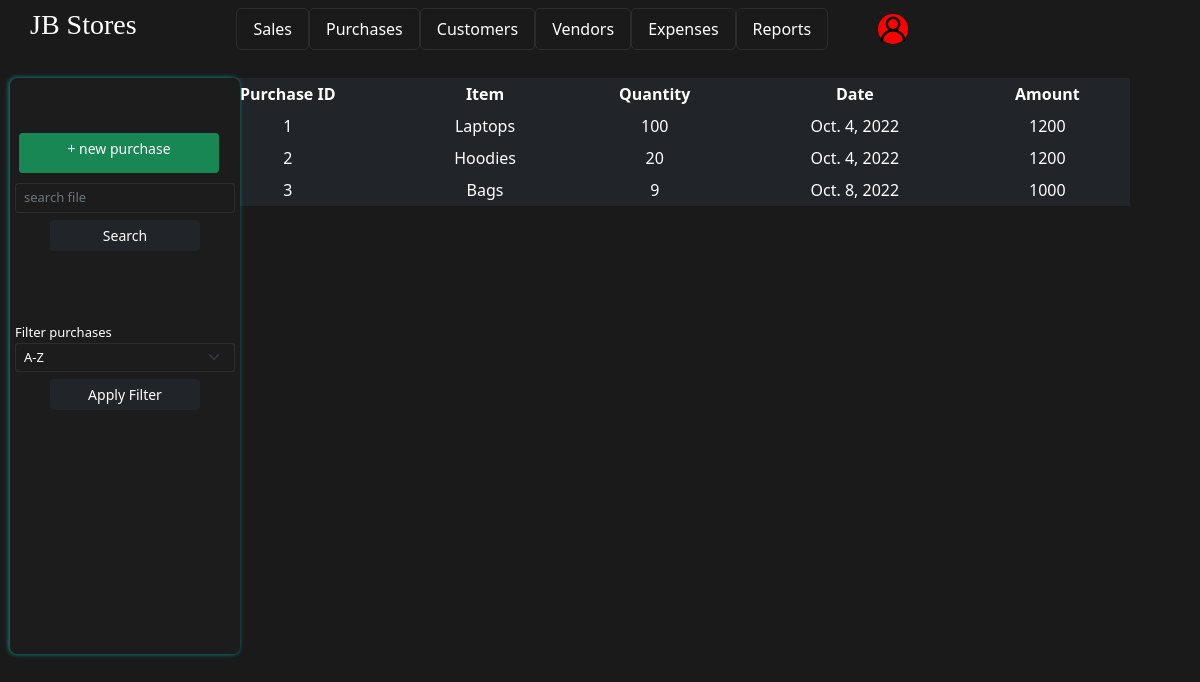
Page /purchases/ on the committed database.
### purchases/models.py (models this page shows)
class purchaseTransaction (models.Model):
    transaction_id = models.IntegerField(primary_key=True)
    Item = models.CharField(max_length=200, null=False)
    Quantity = models.IntegerField(default=0)
    purchase_date = models.DateField(default=datetime.now().strftime("%Y-%m-%d"))
    Price = models.IntegerField(default=0)
    payment_method = models.CharField(max_length=200)

### purchases/views.py (the view)
# urls.py: path('purchases/', include('purchases.urls')),
def purchases(request):
    template = loader.get_template('purchases.html')
    context = {
        'items': purchaseTransaction.objects.all(),
        'vendors' : Vendor.objects.all(),
    }
    return HttpResponse(template.render(context, request))

### purchases/templates/purchases.html (shortened to what this page needs)
<!DOCTYPE html>
<html lang="en">
<head>
    <link rel="stylesheet" href="/static/css/bootstrap.min.css">
    <link rel="stylesheet" href="/static/css/purchases.css">
</head>
<body>
    <div class="container nav navbar">
        <div class="logo">
            <h3 class="text-md-center">JB Stores</h3>
        </div>
        <ul class="nav-items list-group list-group-horizontal list-unstyled">
            <li class="nav-tabs list-group-item list-group-item-light" onclick="javascript:window.location = '/sales/';" class="text-decoration-none">Sales</li>
            <li class="nav-tabs list-group-item list-group-item-light" onclick="javascript:window.location = '/purchases/';" class="text-decoration-none">Purchases</li>
            <li class="nav-tabs list-group-item list-group-item-light" onclick="javascript:window.location = '/customers/';" class="text-decoration-none">Customers</li>
            <li class="nav-tabs list-group-item list-group-item-light" onclick="javascript:window.location = '/vendors/';" class="text-decoration-none">Vendors</li>
            <li class="nav-tabs list-group-item list-group-item-light" onclick="javascript:window.location = '/expenses/';" class="text-decoration-none">Expenses</li>
            <li class="nav-tabs list-group-item list-group-item-light" onclick="javascript:window.location = '/reports/';" class="text-decoration-none">Reports</li>
        </ul>
        <div class="account" onmouseover="toogle_dropdown('dropdown');" onmouseleave="toogle_dropdown('dropdown');">
            <img src="/static/icons/account.svg" alt="Account" class="img img-responsive img-rounded">
        </div>
    </div>
    <div class="container content">
        {% if items %}
            <table class="table table-stripped table-dark table-responsive-md table-hover table-sm table-borderless">
                <thead>
                    <tr>
                        <th>Purchase ID</th>
                        <th>Item</th>
                        <th>Quantity</th>
                        <th>Date</th>
                        <th>Amount</th>
                    </tr>
                </thead>
                <tbody>
                        {% for item in items %}
                            <tr>
                                <td>{{item.transaction_id}}</td>
                                <td>{{item.Item}}</td>
                                <td>{{item.Quantity}}</td>
                                <td>{{item.purchase_date}}</td>
                                <td>{{item.Price }}</td>
                            </tr>
                        {% endfor %}
                </tbody>
            </table>
        {%else%}
        <p class="text-lg-start" style="color: white;">No available purchases!!</p>
        {%endif%}
    </div>
    <div class="container nav side-menu">
        <button class="btn btn-success btn-sm" style="width: 200px; display: grid; margin: 5px auto;height: 40px;" onclick="javascript: window.location = '/purchases/new_purchase/';">+ new purchase</button>
        <div class="container search-form">
            <form action="" class="form" role="form">
                <input type="text" class="form-control form-control-sm" placeholder="search file" name="search" id="search-btn">
                <button class="btn btn-success btn-dark btn-sm" type="submit">Search</button>
            </form>
        </div>
        <div class="container filter-form">
            <form action="" role = "form">
                <label for="filter">Filter purchases</label>
                <select name="filter" id="id_filter" class="form-control form-select form-select-sm">
                    <option value="1">A-Z</option>
                </select>
                <button class="btn btn-success btn-dark btn-sm" type="submit">Apply Filter</button>
            </form>
        </div>
    </div>
</body>
</html>

### purchases/static/css/purchases.css (style rules this page uses)
body { padding: 0; margin: 0; box-sizing: border-box; background-color: #1A1A1A; }
.nav { color: white; }
.nav .account { padding: 0px; background-color: red; position: relative; left: -250px; border-radius: 50%; }
.nav .account .img { width : 30px; }
.nav .logo h3 { font-family: fantasy; }
.nav .list-group { margin-left: -200px; }
.nav .list-group .list-group-item { color: white; background-color: transparent; border-radius: 5px; border: 1px rgba(255, 255, 255, 0.08) solid; }
.content { margin-top: 20px; overflow-y: scroll; width: 60rem; height: 72vh; padding: 0; position: relative; left: 50px; }
.content .table thead th { position: sticky; top: 0px; }
.content .table { border-collapse: collapse; width: 100%; }
.content .table thead th,.content .table tbody tr td { text-align: center; }
.side-menu { padding-top: 50px; color: white; background-color: #1c1c1c; width: 230px; border-radius: 7px; height: 72vh; position: absolute; top: 78px; left: 10px; font-size: small; box-shadow: -1px 0px 5px 0px rgba(0,255,255,0.52); }
.side-menu .search-form { height: 100px; padding: 5px; box-sizing: border-box; position: absolute; top: 100px; }
.side-menu .search-form .form-control { appearance: none; background-color: transparent; border: 1px rgba(255, 255, 255, 0.08) solid; margin: 0; font-family: inherit; font-size: inherit; cursor: inherit; line-height: inherit; color: white; }
.side-menu .search-form .btn, .side-menu .filter-form .btn { display: grid; margin: 7px auto; width: 150px; }
.side-menu .filter-form { height: fit-content; padding: 5px; position: absolute; top: 240px; }
.side-menu .filter-form select { appearance: none; background-color: transparent; border: 1px rgba(255, 255, 255, 0.08) solid; margin: 0; font-family: inherit; font-size: inherit; cursor: inherit; line-height: inherit; color: white; }
.side-menu .filter-form select option { background: #1A1A1A; }

### rows in the picture
purchaseTransaction: transaction_id "1", Item "Laptops", Quantity "100", purchase_date "Oct. 4, 2022", Price "1200"
purchaseTransaction: transaction_id "2", Item "Hoodies", Quantity "20", purchase_date "Oct. 4, 2022", Price "1200"
purchaseTransaction: transaction_id "3", Item "Bags", Quantity "9", purchase_date "Oct. 8, 2022", Price "1000"
